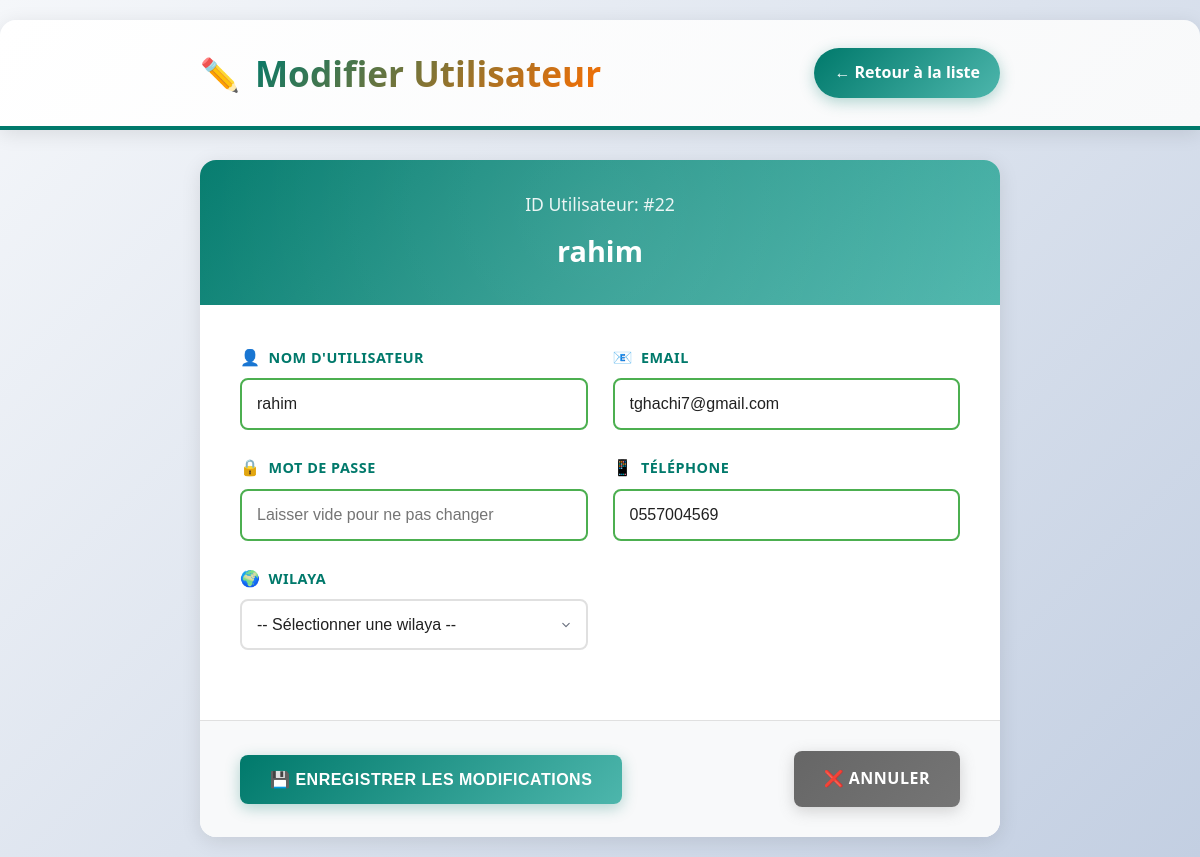
Page /php/modifier_utilisateur.php?id=22&type=client on the committed database.
### tables this page shows
CREATE TABLE `users` (
  `id_user` int(11) NOT NULL,
  `username` varchar(50) NOT NULL,
  `email` varchar(100) NOT NULL,
  `password` varchar(255) NOT NULL,
  `phone` varchar(20) DEFAULT NULL,
  `profile_image` varchar(255) DEFAULT NULL,
  `role` enum('client','admin') DEFAULT 'client',
  `date_inscription` timestamp NOT NULL DEFAULT current_timestamp(),
  `id_wilaya` int(11) DEFAULT NULL
);

### php/modifier_utilisateur.php (the view, shortened to what this page needs)
<?php
include '../php/db.php';
$id = intval($_GET['id']);
$sql = "SELECT * FROM users WHERE id_user = ?";
$stmt = $conn->prepare($sql);
$stmt->bind_param("i", $id);
$stmt->execute();
$result = $stmt->get_result();
$user = $result->fetch_assoc();
?>
<!DOCTYPE html>
<html lang="fr">
<head>
</head>
<body>
<div class="page-header">
    <div class="header-content">
        <div class="header-title">
            <h1>Modifier Utilisateur</h1>
        </div>
        <a href="gerer_utilisateurs.php" class="back-link">
            ← Retour à la liste
        </a>
    </div>
</div>
<div class="container">
    <section class="user-info-section">
        <div class="user-info">
            <div class="user-id">ID Utilisateur: #<?php echo htmlspecialchars($user['id_user']); ?></div>
            <div class="user-name"><?php echo htmlspecialchars($user['username']); ?></div>
        </div>
    </section>
    <section class="form-section">
       <form method="post" id="userForm">
            <div class="form-grid">
                <div class="form-group">
                    <label for="username" class="form-label">
                        <span class="icon">👤</span>
                        Nom d'utilisateur
                    </label>
                    <input type="text" id="username" name="username" class="form-input"
                           value="<?php echo htmlspecialchars($user['username']); ?>"
                           required minlength="3" maxlength="50">
                </div>
                <div class="form-group">
                    <label for="email" class="form-label">
                        <span class="icon">📧</span>
                        Email
                    </label>
                    <input type="email" id="email" name="email" class="form-input"
                           value="<?php echo htmlspecialchars($user['email']); ?>" required>
                </div>
                <div class="form-group">
                    <label for="password" class="form-label">
                        <span class="icon">🔒</span>
                        Mot de passe
                    </label>
                    <input type="password" id="password" name="password" class="form-input"
                           placeholder="Laisser vide pour ne pas changer" minlength="6">
                </div>
                <div class="form-group">
                    <label for="phone" class="form-label">
                        <span class="icon">📱</span>
                        Téléphone
                    </label>
                    <input type="tel" id="phone" name="phone" class="form-input"
                           value="<?php echo htmlspecialchars($user['phone'] ?? ''); ?>"
                           pattern="[0-9+\-\s()]*">
                </div>
                <div class="form-group">
                    <label for="id_wilaya" class="form-label">
                        <span class="icon">🌍</span>
                        Wilaya
                    </label>
                    <select id="id_wilaya" name="id_wilaya" class="form-select">
                        <option value="">-- Sélectionner une wilaya --</option>
                    </select>
                </div>
            </div>
        </form>
    </section>
    <section class="actions-section">
        <button type="submit" form="userForm" class="btn btn-primary">
            💾 Enregistrer les modifications
        </button>
        <a href="gerer_utilisateurs.php" class="btn btn-secondary">
            ❌ Annuler
        </a>
    </section>
</div>
</body>
</html>

### rows in the picture
users: id_user "22", username "rahim", email "tghachi7@gmail.com", phone "0557004569"
